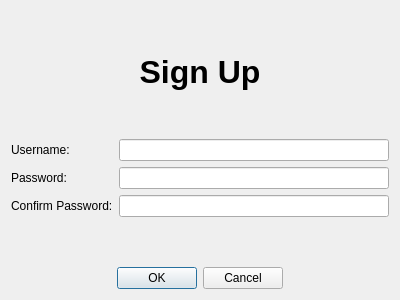
<?xml version="1.0" encoding="UTF-8"?>
<ui version="4.0">
 <class>SignupWindow</class>
 <widget class="QDialog" name="SignupWindow">
  <property name="geometry">
   <rect>
    <x>0</x>
    <y>0</y>
    <width>400</width>
    <height>300</height>
   </rect>
  </property>
  <property name="windowTitle">
   <string>Sign Up</string>
  </property>
  <layout class="QVBoxLayout" name="verticalLayout">
   <item>
    <widget class="QLabel" name="label_4">
     <property name="font">
      <font>
       <pointsize>24</pointsize>
       <bold>true</bold>
      </font>
     </property>
     <property name="text">
      <string>Sign Up</string>
     </property>
     <property name="alignment">
      <set>Qt::AlignCenter</set>
     </property>
    </widget>
   </item>
   <item>
    <layout class="QFormLayout" name="formLayout">
     <item row="0" column="0">
      <widget class="QLabel" name="label">
       <property name="text">
        <string>Username:</string>
       </property>
      </widget>
     </item>
     <item row="0" column="1">
      <widget class="QLineEdit" name="Signup_Username_input"/>
     </item>
     <item row="1" column="0">
      <widget class="QLabel" name="label_2">
       <property name="text">
        <string>Password:</string>
       </property>
      </widget>
     </item>
     <item row="1" column="1">
      <widget class="QLineEdit" name="Signup_Password_input">
       <property name="echoMode">
        <enum>QLineEdit::Password</enum>
       </property>
      </widget>
     </item>
     <item row="2" column="0">
      <widget class="QLabel" name="label_3">
       <property name="text">
        <string>Confirm Password:</string>
       </property>
      </widget>
     </item>
     <item row="2" column="1">
      <widget class="QLineEdit" name="Signup_Confirm_Password_input">
       <property name="echoMode">
        <enum>QLineEdit::Password</enum>
       </property>
      </widget>
     </item>
    </layout>
   </item>
   <item>
    <layout class="QHBoxLayout" name="horizontalLayout">
     <item>
      <spacer name="horizontalSpacerLeft">
       <property name="orientation">
        <enum>Qt::Horizontal</enum>
       </property>
       <property name="sizeHint" stdset="0">
        <size>
         <width>40</width>
         <height>20</height>
        </size>
       </property>
      </spacer>
     </item>
     <item>
      <widget class="QDialogButtonBox" name="Signup_buttonBox_Cancel_or_Ok">
       <property name="orientation">
        <enum>Qt::Horizontal</enum>
       </property>
       <property name="standardButtons">
        <set>QDialogButtonBox::Cancel|QDialogButtonBox::Ok</set>
       </property>
      </widget>
     </item>
     <item>
      <spacer name="horizontalSpacerRight">
       <property name="orientation">
        <enum>Qt::Horizontal</enum>
       </property>
       <property name="sizeHint" stdset="0">
        <size>
         <width>40</width>
         <height>20</height>
        </size>
       </property>
      </spacer>
     </item>
    </layout>
   </item>
  </layout>
 </widget>
 <resources/>
 <connections>
  <connection>
   <sender>Signup_buttonBox_Cancel_or_Ok</sender>
   <signal>accepted()</signal>
   <receiver>SignupWindow</receiver>
   <slot>accept()</slot>
   <hints>
    <hint type="sourcelabel">
     <x>248</x>
     <y>254</y>
    </hint>
    <hint type="destinationlabel">
     <x>157</x>
     <y>274</y>
    </hint>
   </hints>
  </connection>
  <connection>
   <sender>Signup_buttonBox_Cancel_or_Ok</sender>
   <signal>rejected()</signal>
   <receiver>SignupWindow</receiver>
   <slot>reject()</slot>
   <hints>
    <hint type="sourcelabel">
     <x>316</x>
     <y>260</y>
    </hint>
    <hint type="destinationlabel">
     <x>286</x>
     <y>274</y>
    </hint>
   </hints>
  </connection>
 </connections>
</ui>
